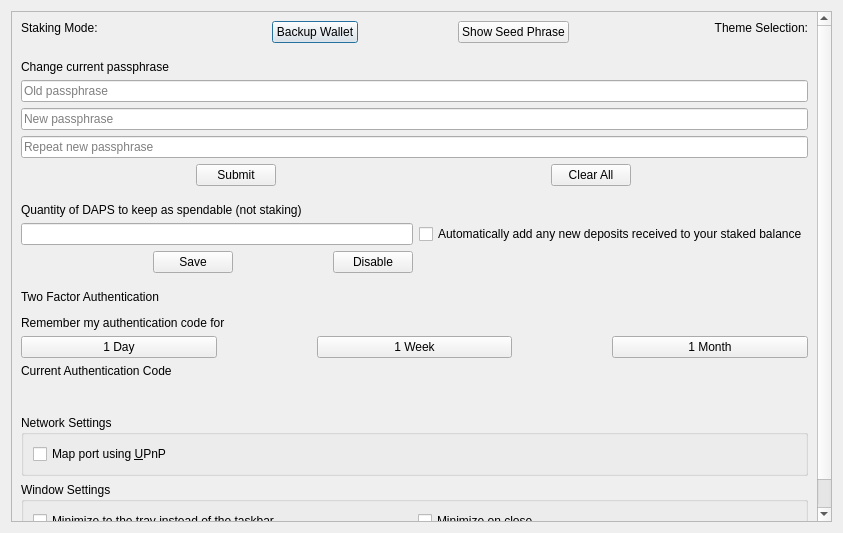
<?xml version="1.0" encoding="UTF-8"?>
<ui version="4.0">
 <class>OptionsPage</class>
 <widget class="QDialog" name="OptionsPage">
  <property name="geometry">
   <rect>
    <x>0</x>
    <y>0</y>
    <width>843</width>
    <height>533</height>
   </rect>
  </property>
  <property name="sizePolicy">
   <sizepolicy hsizetype="Preferred" vsizetype="Preferred">
    <horstretch>0</horstretch>
    <verstretch>0</verstretch>
   </sizepolicy>
  </property>
  <property name="acceptDrops">
   <bool>false</bool>
  </property>
  <property name="sizeGripEnabled">
   <bool>false</bool>
  </property>
  <layout class="QVBoxLayout" name="verticalLayout_2">
   <item>
    <widget class="QScrollArea" name="scrollArea">
     <property name="widgetResizable">
      <bool>true</bool>
     </property>
     <widget class="QWidget" name="scrollAreaWidgetContents">
      <property name="geometry">
       <rect>
        <x>0</x>
        <y>-22</y>
        <width>806</width>
        <height>535</height>
       </rect>
      </property>
      <layout class="QVBoxLayout" name="verticalLayout">
       <item>
        <layout class="QHBoxLayout" name="hlLayout_9">
         <item>
          <layout class="QVBoxLayout" name="stakingLayout">
           <property name="leftMargin">
            <number>0</number>
           </property>
           <item alignment="Qt::AlignLeft">
            <widget class="QLabel" name="labelStaking">
             <property name="sizePolicy">
              <sizepolicy hsizetype="Preferred" vsizetype="Maximum">
               <horstretch>0</horstretch>
               <verstretch>0</verstretch>
              </sizepolicy>
             </property>
             <property name="text">
              <string>Staking Mode:</string>
             </property>
            </widget>
           </item>
           <item alignment="Qt::AlignLeft">
            <widget class="ToggleButton" name="toggleStaking" native="true">
             <property name="sizePolicy">
              <sizepolicy hsizetype="Preferred" vsizetype="Maximum">
               <horstretch>0</horstretch>
               <verstretch>0</verstretch>
              </sizepolicy>
             </property>
             <property name="toolTip">
              <string>Turn staking on or off</string>
             </property>
             <property name="layoutDirection">
              <enum>Qt::LeftToRight</enum>
             </property>
             <property name="OptionA">
              <string>On</string>
             </property>
             <property name="OptionB">
              <string>Off</string>
             </property>
             <property name="fixedSize" stdset="0">
              <size>
               <width>100</width>
               <height>55</height>
              </size>
             </property>
            </widget>
           </item>
          </layout>
         </item>
         <item>
          <layout class="QVBoxLayout" name="backupWalletLayout">
           <item alignment="Qt::AlignHCenter">
            <widget class="QPushButton" name="pushButtonBackup">
             <property name="sizePolicy">
              <sizepolicy hsizetype="Maximum" vsizetype="Fixed">
               <horstretch>0</horstretch>
               <verstretch>0</verstretch>
              </sizepolicy>
             </property>
             <property name="layoutDirection">
              <enum>Qt::RightToLeft</enum>
             </property>
             <property name="text">
              <string>Backup Wallet</string>
             </property>
            </widget>
           </item>
          </layout>
         </item>
         <item>
          <layout class="QVBoxLayout" name="shwoPhraseLayout">
           <item alignment="Qt::AlignHCenter">
            <widget class="QPushButton" name="pushButtonRecovery">
             <property name="enabled">
              <bool>true</bool>
             </property>
             <property name="sizePolicy">
              <sizepolicy hsizetype="Maximum" vsizetype="Fixed">
               <horstretch>0</horstretch>
               <verstretch>0</verstretch>
              </sizepolicy>
             </property>
             <property name="text">
              <string>Show Seed Phrase</string>
             </property>
            </widget>
           </item>
          </layout>
         </item>
         <item>
          <layout class="QVBoxLayout" name="themeLayout">
           <property name="leftMargin">
            <number>0</number>
           </property>
           <item alignment="Qt::AlignRight">
            <widget class="QLabel" name="labelTheme">
             <property name="sizePolicy">
              <sizepolicy hsizetype="Preferred" vsizetype="Maximum">
               <horstretch>0</horstretch>
               <verstretch>0</verstretch>
              </sizepolicy>
             </property>
             <property name="text">
              <string>Theme Selection:</string>
             </property>
             <property name="alignment">
              <set>Qt::AlignRight|Qt::AlignTrailing|Qt::AlignVCenter</set>
             </property>
            </widget>
           </item>
           <item alignment="Qt::AlignRight">
            <widget class="ToggleButton" name="toggleTheme" native="true">
             <property name="sizePolicy">
              <sizepolicy hsizetype="Preferred" vsizetype="Maximum">
               <horstretch>0</horstretch>
               <verstretch>0</verstretch>
              </sizepolicy>
             </property>
             <property name="toolTip">
              <string>Switch between Dark and Light theme</string>
             </property>
             <property name="layoutDirection">
              <enum>Qt::LeftToRight</enum>
             </property>
             <property name="OptionA">
              <string>Dark</string>
             </property>
             <property name="OptionB">
              <string>Light</string>
             </property>
             <property name="fixedSize" stdset="0">
              <size>
               <width>100</width>
               <height>55</height>
              </size>
             </property>
            </widget>
           </item>
          </layout>
         </item>
        </layout>
       </item>
       <item>
        <widget class="QLabel" name="line_1">
         <property name="minimumSize">
          <size>
           <width>0</width>
           <height>0</height>
          </size>
         </property>
         <property name="maximumSize">
          <size>
           <width>16777215</width>
           <height>5</height>
          </size>
         </property>
         <property name="text">
          <string/>
         </property>
        </widget>
       </item>
       <item>
        <layout class="QVBoxLayout" name="changePassphraseLayout">
         <item>
          <widget class="QLabel" name="labelPassword">
           <property name="sizePolicy">
            <sizepolicy hsizetype="Preferred" vsizetype="Maximum">
             <horstretch>0</horstretch>
             <verstretch>0</verstretch>
            </sizepolicy>
           </property>
           <property name="text">
            <string>Change current passphrase</string>
           </property>
          </widget>
         </item>
         <item>
          <widget class="QLineEdit" name="lineEditOldPass">
           <property name="echoMode">
            <enum>QLineEdit::Password</enum>
           </property>
           <property name="placeholderText">
            <string>Old passphrase</string>
           </property>
          </widget>
         </item>
         <item>
          <widget class="QLineEdit" name="lineEditNewPass">
           <property name="echoMode">
            <enum>QLineEdit::Password</enum>
           </property>
           <property name="placeholderText">
            <string>New passphrase</string>
           </property>
          </widget>
         </item>
         <item>
          <widget class="QLineEdit" name="lineEditNewPassRepeat">
           <property name="echoMode">
            <enum>QLineEdit::Password</enum>
           </property>
           <property name="placeholderText">
            <string>Repeat new passphrase</string>
           </property>
          </widget>
         </item>
         <item>
          <layout class="QHBoxLayout" name="horizontalLayout_5">
           <property name="spacing">
            <number>100</number>
           </property>
           <property name="leftMargin">
            <number>0</number>
           </property>
           <item>
            <widget class="QPushButton" name="pushButtonPassword">
             <property name="sizePolicy">
              <sizepolicy hsizetype="Maximum" vsizetype="Maximum">
               <horstretch>0</horstretch>
               <verstretch>0</verstretch>
              </sizepolicy>
             </property>
             <property name="text">
              <string>Submit</string>
             </property>
            </widget>
           </item>
           <item>
            <widget class="QPushButton" name="pushButtonPasswordClear">
             <property name="sizePolicy">
              <sizepolicy hsizetype="Maximum" vsizetype="Maximum">
               <horstretch>0</horstretch>
               <verstretch>0</verstretch>
              </sizepolicy>
             </property>
             <property name="text">
              <string>Clear All</string>
             </property>
            </widget>
           </item>
          </layout>
         </item>
        </layout>
       </item>
       <item>
        <widget class="QLabel" name="line_2">
         <property name="minimumSize">
          <size>
           <width>0</width>
           <height>0</height>
          </size>
         </property>
         <property name="maximumSize">
          <size>
           <width>16777215</width>
           <height>5</height>
          </size>
         </property>
         <property name="frameShape">
          <enum>QFrame::NoFrame</enum>
         </property>
         <property name="text">
          <string/>
         </property>
        </widget>
       </item>
       <item>
        <layout class="QVBoxLayout" name="reserveLayout">
         <property name="sizeConstraint">
          <enum>QLayout::SetDefaultConstraint</enum>
         </property>
         <item>
          <widget class="QLabel" name="label_2">
           <property name="sizePolicy">
            <sizepolicy hsizetype="Preferred" vsizetype="Maximum">
             <horstretch>0</horstretch>
             <verstretch>0</verstretch>
            </sizepolicy>
           </property>
           <property name="text">
            <string>Quantity of DAPS to keep as spendable (not staking)</string>
           </property>
          </widget>
         </item>
         <item>
          <layout class="QHBoxLayout" name="horizontalLayout_6">
           <item>
            <widget class="QLineEdit" name="lineEditWithhold"/>
           </item>
           <item>
            <widget class="QCheckBox" name="addNewFunds">
             <property name="toolTip">
              <string>Enabling this will incur a minimum 1 DAPS fee each time you receive a new deposit that needs to be consolidated for staking.</string>
             </property>
             <property name="text">
              <string>Automatically add any new deposits received to your staked balance</string>
             </property>
            </widget>
           </item>
          </layout>
         </item>
         <item>
          <layout class="QHBoxLayout" name="horizontalLayout_4">
           <property name="spacing">
            <number>100</number>
           </property>
           <property name="leftMargin">
            <number>0</number>
           </property>
           <item>
            <spacer name="horizontalSpacer_3">
             <property name="orientation">
              <enum>Qt::Horizontal</enum>
             </property>
             <property name="sizeHint" stdset="0">
              <size>
               <width>40</width>
               <height>20</height>
              </size>
             </property>
            </spacer>
           </item>
           <item>
            <widget class="QPushButton" name="pushButtonSave">
             <property name="enabled">
              <bool>true</bool>
             </property>
             <property name="sizePolicy">
              <sizepolicy hsizetype="Maximum" vsizetype="Maximum">
               <horstretch>0</horstretch>
               <verstretch>0</verstretch>
              </sizepolicy>
             </property>
             <property name="text">
              <string>Save</string>
             </property>
            </widget>
           </item>
           <item>
            <widget class="QPushButton" name="pushButtonDisable">
             <property name="text">
              <string>Disable</string>
             </property>
            </widget>
           </item>
           <item>
            <spacer name="horizontalSpacer_4">
             <property name="orientation">
              <enum>Qt::Horizontal</enum>
             </property>
             <property name="sizeHint" stdset="0">
              <size>
               <width>40</width>
               <height>20</height>
              </size>
             </property>
            </spacer>
           </item>
           <item>
            <spacer name="horizontalSpacer">
             <property name="orientation">
              <enum>Qt::Horizontal</enum>
             </property>
             <property name="sizeHint" stdset="0">
              <size>
               <width>40</width>
               <height>20</height>
              </size>
             </property>
            </spacer>
           </item>
           <item>
            <spacer name="horizontalSpacer_2">
             <property name="orientation">
              <enum>Qt::Horizontal</enum>
             </property>
             <property name="sizeHint" stdset="0">
              <size>
               <width>40</width>
               <height>20</height>
              </size>
             </property>
            </spacer>
           </item>
          </layout>
         </item>
        </layout>
       </item>
       <item>
        <widget class="QLabel" name="line_3">
         <property name="enabled">
          <bool>true</bool>
         </property>
         <property name="minimumSize">
          <size>
           <width>0</width>
           <height>0</height>
          </size>
         </property>
         <property name="maximumSize">
          <size>
           <width>16777215</width>
           <height>5</height>
          </size>
         </property>
         <property name="font">
          <font>
           <pointsize>11</pointsize>
          </font>
         </property>
         <property name="frameShape">
          <enum>QFrame::NoFrame</enum>
         </property>
         <property name="text">
          <string/>
         </property>
        </widget>
       </item>
       <item>
        <layout class="QVBoxLayout" name="twoFALayout">
         <item>
          <widget class="QLabel" name="label">
           <property name="enabled">
            <bool>true</bool>
           </property>
           <property name="sizePolicy">
            <sizepolicy hsizetype="Maximum" vsizetype="Maximum">
             <horstretch>0</horstretch>
             <verstretch>0</verstretch>
            </sizepolicy>
           </property>
           <property name="text">
            <string>Two Factor Authentication</string>
           </property>
          </widget>
         </item>
         <item>
          <widget class="ToggleButton" name="toggle2FA" native="true">
           <property name="sizePolicy">
            <sizepolicy hsizetype="Preferred" vsizetype="Maximum">
             <horstretch>0</horstretch>
             <verstretch>0</verstretch>
            </sizepolicy>
           </property>
           <property name="OptionA">
            <string>On</string>
           </property>
           <property name="OptionB">
            <string>Off</string>
           </property>
           <property name="fixedSize" stdset="0">
            <size>
             <width>100</width>
             <height>55</height>
            </size>
           </property>
          </widget>
         </item>
         <item>
          <widget class="QLabel" name="label_3">
           <property name="text">
            <string>Remember my authentication code for</string>
           </property>
          </widget>
         </item>
         <item>
          <layout class="QHBoxLayout" name="horizontalLayout">
           <property name="spacing">
            <number>100</number>
           </property>
           <property name="leftMargin">
            <number>0</number>
           </property>
           <item>
            <widget class="QPushButton" name="btn_day">
             <property name="text">
              <string>1 Day</string>
             </property>
            </widget>
           </item>
           <item>
            <widget class="QPushButton" name="btn_week">
             <property name="text">
              <string>1 Week</string>
             </property>
            </widget>
           </item>
           <item>
            <widget class="QPushButton" name="btn_month">
             <property name="text">
              <string>1 Month</string>
             </property>
            </widget>
           </item>
          </layout>
         </item>
         <item>
          <widget class="QLabel" name="lblAuthCode">
           <property name="text">
            <string>Current Authentication Code</string>
           </property>
          </widget>
         </item>
         <item>
          <layout class="QHBoxLayout" name="horizontalLayout_2" stretch="1,1,1,1,1,1">
           <item>
            <widget class="QLabel" name="code_1">
             <property name="text">
              <string/>
             </property>
             <property name="alignment">
              <set>Qt::AlignCenter</set>
             </property>
            </widget>
           </item>
           <item>
            <widget class="QLabel" name="code_2">
             <property name="text">
              <string/>
             </property>
             <property name="alignment">
              <set>Qt::AlignCenter</set>
             </property>
            </widget>
           </item>
           <item>
            <widget class="QLabel" name="code_3">
             <property name="text">
              <string/>
             </property>
             <property name="alignment">
              <set>Qt::AlignCenter</set>
             </property>
            </widget>
           </item>
           <item>
            <widget class="QLabel" name="code_4">
             <property name="text">
              <string/>
             </property>
             <property name="alignment">
              <set>Qt::AlignCenter</set>
             </property>
            </widget>
           </item>
           <item>
            <widget class="QLabel" name="code_5">
             <property name="text">
              <string/>
             </property>
             <property name="alignment">
              <set>Qt::AlignCenter</set>
             </property>
            </widget>
           </item>
           <item>
            <widget class="QLabel" name="code_6">
             <property name="text">
              <string/>
             </property>
             <property name="alignment">
              <set>Qt::AlignCenter</set>
             </property>
            </widget>
           </item>
          </layout>
         </item>
        </layout>
       </item>
	   <item>
        <widget class="QLabel" name="line_4">
         <property name="enabled">
          <bool>true</bool>
         </property>
         <property name="maximumSize">
          <size>
           <width>16777215</width>
           <height>5</height>
          </size>
         </property>
         <property name="frameShape">
          <enum>QFrame::NoFrame</enum>
         </property>
         <property name="text">
          <string/>
         </property>
        </widget>
       </item>
       <item>
        <widget class="QGroupBox" name="groupBox_2">
         <property name="title">
          <string>Network Settings</string>
         </property>
		 <layout class="QVBoxLayout" name="verticalLayout_4">
          <item>
           <widget class="QCheckBox" name="mapPortUpnp">
            <property name="toolTip">
             <string>Automatically open the DAPS client port on the router. This only works when your router supports UPnP and it is enabled.</string>
            </property>
            <property name="text">
             <string>Map port using &amp;UPnP</string>
            </property>
           </widget>
          </item>
         </layout>
        </widget>
       </item>
       <item>
        <widget class="QGroupBox" name="windowSettings">
         <property name="title">
          <string>Window Settings</string>
         </property>
         <layout class="QHBoxLayout" name="horizontalLayout_3">
          <item>
           <widget class="QCheckBox" name="minimizeToTray">
            <property name="text">
             <string>&amp;Minimize to the tray instead of the taskbar</string>
            </property>
           </widget>
          </item>
          <item>
           <widget class="QCheckBox" name="minimizeOnClose">
            <property name="text">
             <string>M&amp;inimize on close</string>
            </property>
           </widget>
          </item>
         </layout>		 
        </widget>
       </item>	   
      </layout>
     </widget>
    </widget>
   </item>
  </layout>
 </widget>
 <customwidgets>
  <customwidget>
   <class>ToggleButton</class>
   <extends>QWidget</extends>
   <header>togglebutton.h</header>
  </customwidget>
 </customwidgets>
 <resources/>
 <connections/>
</ui>
